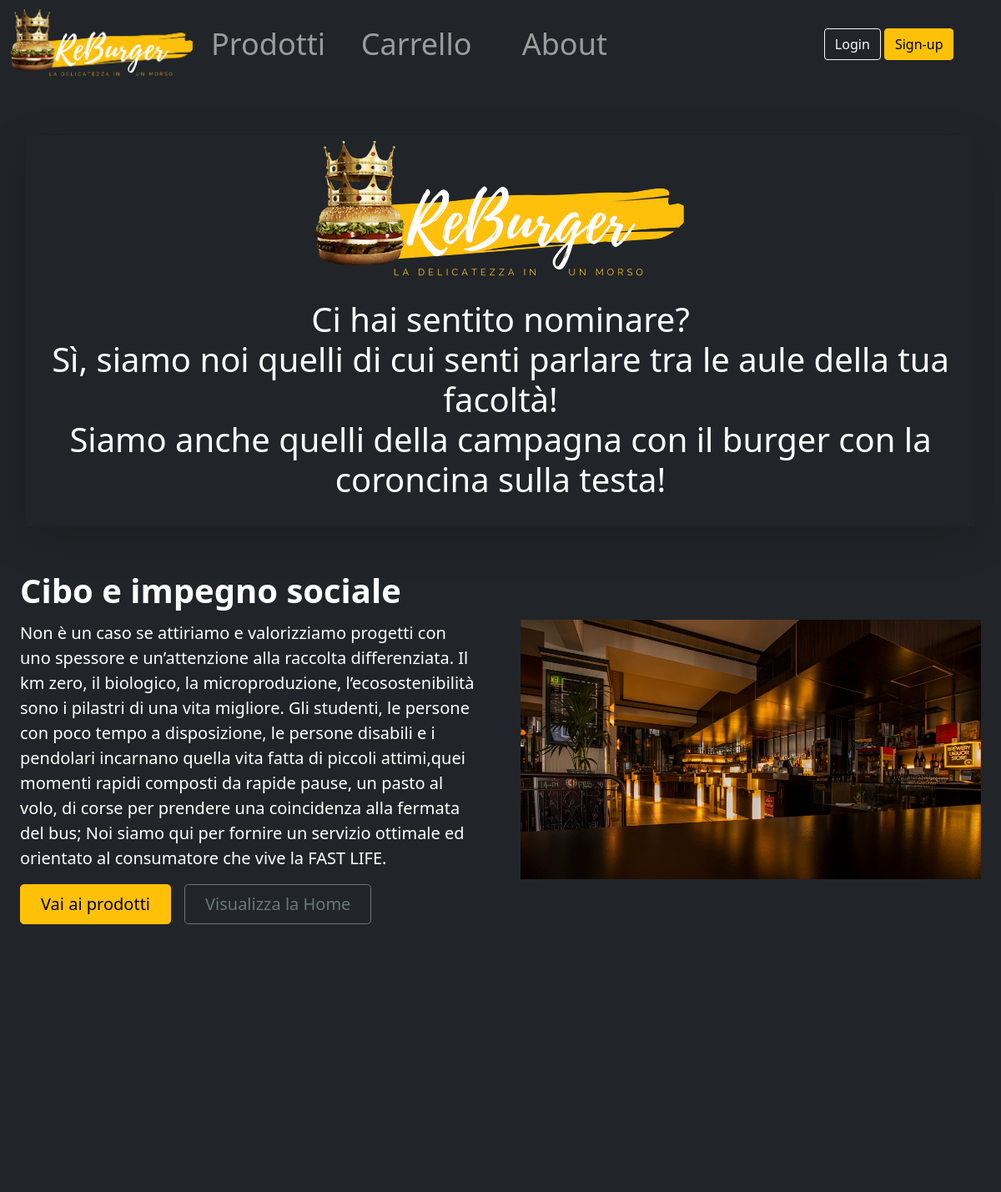
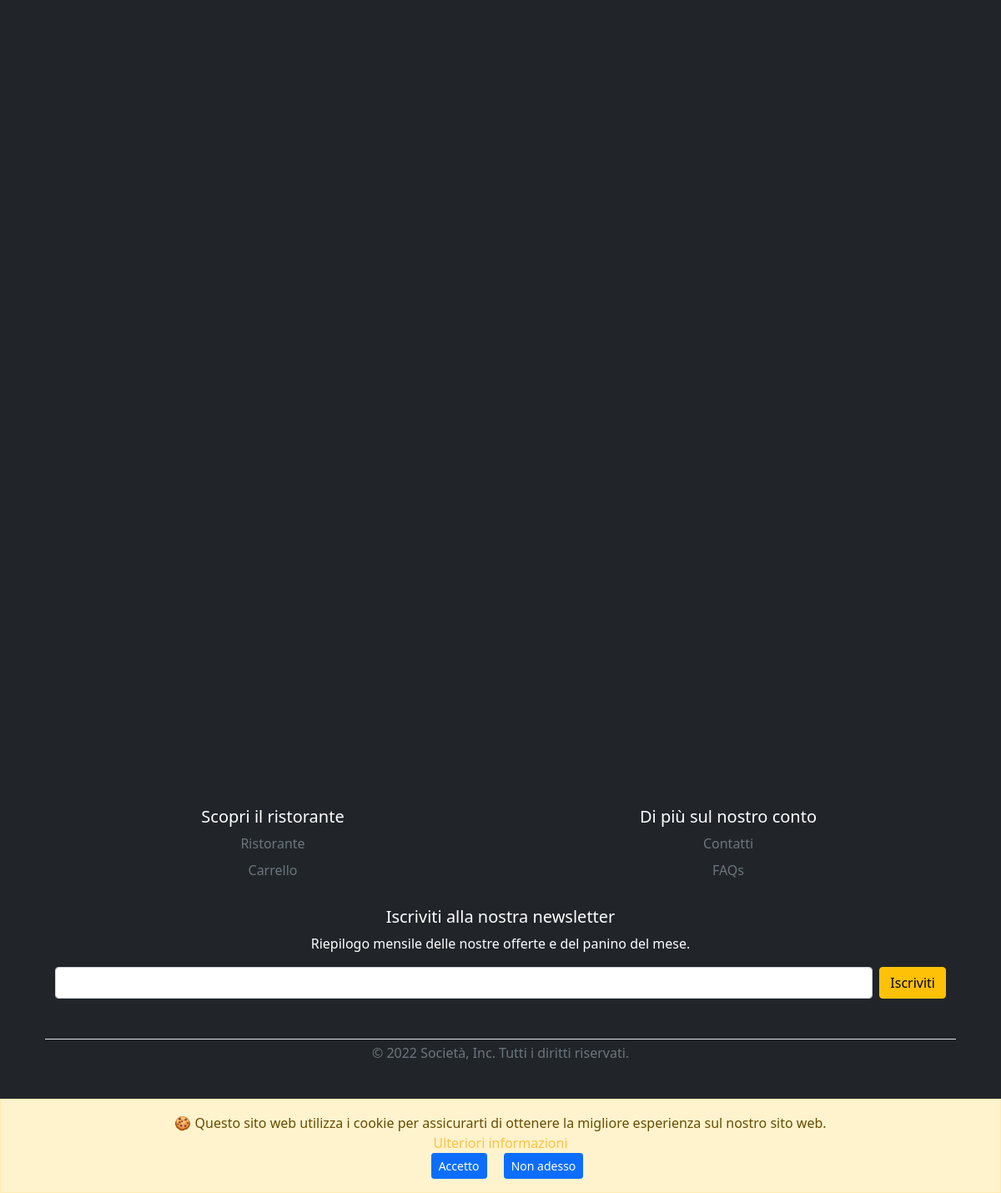
/contatti.php, run on the app's committed database (2 pictures, top to bottom).
### tables this page shows
CREATE TABLE IF NOT EXISTS `venditore` (
  `idvenditore` INT NOT NULL AUTO_INCREMENT UNIQUE,  
  `utente` INT NOT NULL UNIQUE,
  `indirizzo` VARCHAR(54) NOT NULL,
  `P_IVA` INT (11) NOT NULL,
  `descrizione` VARCHAR(2048) NOT NULL,
  `descrizione1` VARCHAR(2048) NOT NULL,
  `descrizione2` VARCHAR(2048) NOT NULL,
  `descrizione3` VARCHAR(2048) NOT NULL,
  `nome` VARCHAR(20) NOT NULL,
   `img` VARCHAR(30) NOT NULL,
   `logo` VARCHAR(30) NOT NULL,
  PRIMARY KEY (`idvenditore`),
  CONSTRAINT `fk_utente_venditore`
    FOREIGN KEY (`utente`)
    REFERENCES `utente` (`idutente`));

### contatti.php (called while the page is built)
<?php
require_once 'bootstrap.php';
$templateParams["titolo"] = "ReBurger - About";
$templateParams["nome"] = "template-contatti.php";
$templateParams["info"] = $dbh->getInfoVenditore();
require_once 'template/base.php';
?>

### db/dbHelper.php (called while the page is built, shortened)
<?php
class DatabaseHelper{
    private $db;
    public function __construct($servername, $username, $password, $dbname, $port){
        $this->db = new mysqli($servername, $username, $password, $dbname, $port);
    }
    public function getInfoVenditore(){
        $query = "SELECT * FROM venditore";
        $stmt = $this->db->prepare($query);
        $stmt->execute();
        $result = $stmt->get_result();
      return $result->fetch_all(MYSQLI_ASSOC);
    }
}
?>

### bootstrap.php (called while the page is built, shortened)
<?php
require_once("db/dbHelper.php");
$dbh = new DatabaseHelper("localhost", "root", "", "reburger", 3306);
?>

### template/template-contatti.php (the view, shortened to what this page needs)
  <div class="container-lg mt-2" id="card">
    <?php foreach ($templateParams["info"] as $info) :?>
      <div class="row row-cols-1 align-items-stretch g-4 ">
        <div class="card card-cover  text-white bg-dark rounded-5 shadow-lg">
          <div class="d-flex flex-column text-center pb-3  text-white">
            <div class="d-flex flex-column display-4 fw-bold text-white text-shadow-1" >
              <p><img class="img img-fluid " src="img/Logo2.png" alt=""/></p>
            </div>
            <div class="text-white">
             <p class="display-6"> <?php echo $info["descrizione"] ?></p>
            </div>
          </div>
        </div>
      </div>
      <?php endforeach; ?>
  </div>
<div id="aboutNews">
 <div class="container-fluid col-xxl-8 px-4 text-white " >
    <div class="row flex-lg-row-reverse align-items-center g-5 fade my-2 d-flex justify-content-center">
      <div class="col-10 col-sm-8 col-lg-6">
        <img src="img/fotoLocale.jpg" class="d-block mx-lg-auto img-fluid" alt=""  />
      </div>
      <div class="col-lg-6">
        <div class="display-6 fw-bold lh-1 mb-3">Cibo e impegno sociale</div>
        <p class="lead"><?php echo $info["descrizione1"];?></p>
        <div class="d-grid gap-2 d-md-flex justify-content-md-start">
          <button type="button" class="btn btn-warning btn-lg px-4 me-md-2" onclick='window.location="menu.php"'>Vai ai prodotti</button>
          <button type="button" class="btn btn-outline-secondary btn-lg px-4" onclick='window.location="index.php"'>Visualizza la Home</button>
        </div>
      </div>
    </div>
  </div>
  <div class="container-fluid col-xxl-8 px-4 text-white ">
    </div>
</div>

### css/styleSmartphone.css (style rules this page uses)
.fade { opacity: 1; }
*, *:before, *:after { outline: 1px solid transparent; }

### data on the page
venditore: descrizione "Ci hai sentito nominare? Sì, siamo noi quelli di cui senti parlare tra le aule della tua facoltà! Siamo anche quelli della campagna con il burger con la coroncina sulla testa!", descrizione1 "Non è un caso se attiriamo e valorizziamo progetti con uno spessore e un’attenzione alla raccolta differenziata. Il km zero, il biologico, la microproduzione, l’ecosostenibilità sono i pilastri di una vita migliore. Gli studenti, le persone con poco tempo a disposizione, le persone disabili e i pendolari incarnano quella vita fatta di piccoli attimi,quei momenti rapidi composti da rapide pause, un pasto al volo, di corse per prendere una coincidenza alla fermata del bus; Noi siamo qui per fornire un servizio ottimale ed orientato al consumatore che vive la FAST LIFE."

### other printed values
$titolo "Scopri il ristorante"
$group1 "Ristorante"
$group1 "Carrello"
$titolo "Di più sul nostro conto"
$group2 "Contatti"
$group2 "FAQs"
createCopyright() "© 2022"
